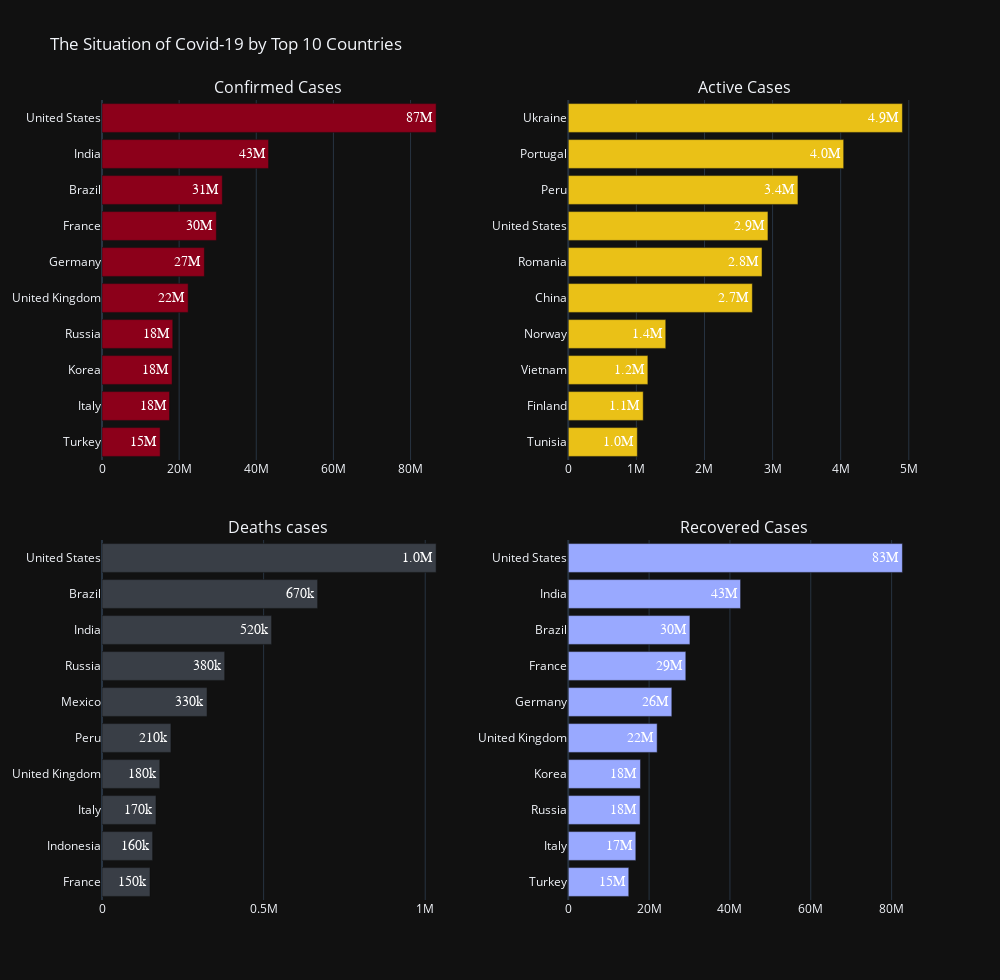

The cell this chart's notebook holds for it:
### Markdown cell above
# The 4 bar charts above tell the situation of Covid-19 among continents with divided into 4 conditions, they are total number of confirmed cases, active cases, death cases and recovered cases.
# Although Europe is the worst affected continents, but it also the higher recovered continent of all as it can be seen in the chart of recovered cases.
# Asian countries considered more successful in curbing the virus spread, it can tells from the charts above that although Asia is the second higher of confirmed cases, however Asia also the second higher recovered continent and the numbers of active and deaths cases are less than Europe and North America not to mention that Asia is the largest population in the world. 
# The pandemic prevention measures in North America and South America are relatively unfavorable compare to Asia, this may due to many countires are easing their restriction precaution to curb the spread of virus.

### Code cell
from plotly.subplots import make_subplots

grey, burgundy, peach, blue = '#393e46', '#8C001A', '#EAC117', '#99a9ff'

fig_c = px.bar(pandemic.sort_values(by='Confirmed', ascending = False).head(10), x='Confirmed', y='Country',
             labels={'Confirmed': "Confirmed Cases"}, text='Confirmed', hover_data=['Country','Continents'],
               color_discrete_sequence=[burgundy])

fig_a = px.bar(pandemic.sort_values(by='Active', ascending = False).head(10), x='Active', y='Country',
             labels={'Active': "Active Cases"}, text='Active', hover_data=['Country','Continents'],color_discrete_sequence=[peach])

fig_d = px.bar(pandemic.sort_values(by='Deaths', ascending = False).head(10), x='Deaths', y='Country',
             labels={'Deaths': "Deaths Cases"}, text='Deaths', hover_data=['Country','Continents'], color_discrete_sequence=[grey])

fig_r = px.bar(pandemic.sort_values(by='Recovered', ascending = False).head(10), x='Recovered', y='Country',
             labels={'Recovered': "Recovered Cases"}, text='Recovered', hover_data=['Country','Continents'], color_discrete_sequence=[blue])

fig = make_subplots(rows=2, cols=2, shared_xaxes=False, horizontal_spacing=0.14, vertical_spacing=0.1, 
                    subplot_titles=('Confirmed Cases','Active Cases','Deaths cases','Recovered Cases'))

fig.add_trace(fig_c['data'][0], row=1, col=1)
fig.add_trace(fig_a['data'][0], row=1, col=2)
fig.add_trace(fig_d['data'][0], row=2, col=1)
fig.add_trace(fig_r['data'][0], row=2, col=2)



fig.update_traces(textposition='auto', textfont_size=14, textfont_family="Arial", textfont_color="white", 
                  texttemplate='%{text:,.2s}')

fig.update_yaxes(row=1, col=1, autorange='reversed')
fig.update_yaxes(row=1, col=2, autorange='reversed')
fig.update_yaxes(row=2, col=1, autorange='reversed')
fig.update_yaxes(row=2, col=2, autorange='reversed')

fig.update_layout(template='plotly_dark', height=980, width=1000, title='The Situation of Covid-19 by Top 10 Countries') 
# yaxis_categoryorder = 'total ascending'

fig.show()

### Figure 1 — Plotly figure (JSON) as saved in the notebook; plotly's stock layout.template omitted (floating-point values rounded to 4 significant figures)
{"data": [{"alignmentgroup": "True", "customdata": [["North America"], ["Asia"], ["South America"], ["Europe"], ["Europe"], ["Europe"], ["Europe"], ["Asia"], ["Europe"], ["Asia"]], "hovertemplate": "Confirmed Cases=%{text}<br>Country=%{y}<br>Continents=%{customdata[0]}<extra></extra>", "legendgroup": "", "marker": {"color": "#8C001A", "pattern": {"shape": ""}}, "name": "", "offsetgroup": "", "orientation": "h", "showlegend": false, "text": [86637487, 43185049, 31195118, 29647790, 26543260, 22339004, 18355200, 18168708, 17514589, 15072747], "textfont": {"color": "white", "family": "Arial", "size": 14}, "textposition": "auto", "texttemplate": "%{text:,.2s}", "type": "bar", "x": [86637487, 43185049, 31195118, 29647790, 26543260, 22339004, 18355200, 18168708, 17514589, 15072747], "xaxis": "x", "y": ["United States", "India", "Brazil", "France", "Germany", "United Kingdom", "Russia", "Korea", "Italy", "Turkey"], "yaxis": "y"}, {"alignmentgroup": "True", "customdata": [["Europe"], ["Europe"], ["South America"], ["North America"], ["Europe"], ["Asia"], ["Europe"], ["Asia"], ["Europe"], ["Africa"]], "hovertemplate": "Active Cases=%{text}<br>Country=%{y}<br>Continents=%{customdata[0]}<extra></extra>", "legendgroup": "", "marker": {"color": "#EAC117", "pattern": {"shape": ""}}, "name": "", "offsetgroup": "", "orientation": "h", "showlegend": false, "text": [4906324, 4044091, 3372498, 2932133, 2845073, 2703007, 1431724, 1168983, 1100584, 1014231], "textfont": {"color": "white", "family": "Arial", "size": 14}, "textposition": "auto", "texttemplate": "%{text:,.2s}", "type": "bar", "x": [4906324, 4044091, 3372498, 2932133, 2845073, 2703007, 1431724, 1168983, 1100584, 1014231], "xaxis": "x2", "y": ["Ukraine", "Portugal", "Peru", "United States", "Romania", "China", "Norway", "Vietnam", "Finland", "Tunisia"], "yaxis": "y2"}, {"alignmentgroup": "True", "customdata": [["North America"], ["South America"], ["Asia"], ["Europe"], ["North America"], ["South America"], ["Europe"], ["Europe"], ["Asia"], ["Europe"]], "hovertemplate": "Deaths Cases=%{text}<br>Country=%{y}<br>Continents=%{customdata[0]}<extra></extra>", "legendgroup": "", "marker": {"color": "#393e46", "pattern": {"shape": ""}}, "name": "", "offsetgroup": "", "orientation": "h", "showlegend": false, "text": [1033830, 667106, 524708, 379584, 325017, 213269, 178866, 167019, 156622, 148464], "textfont": {"color": "white", "family": "Arial", "size": 14}, "textposition": "auto", "texttemplate": "%{text:,.2s}", "type": "bar", "x": [1033830, 667106, 524708, 379584, 325017, 213269, 178866, 167019, 156622, 148464], "xaxis": "x3", "y": ["United States", "Brazil", "India", "Russia", "Mexico", "Peru", "United Kingdom", "Italy", "Indonesia", "France"], "yaxis": "y3"}, {"alignmentgroup": "True", "customdata": [["North America"], ["Asia"], ["South America"], ["Europe"], ["Europe"], ["Europe"], ["Asia"], ["Europe"], ["Europe"], ["Asia"]], "hovertemplate": "Recovered Cases=%{text}<br>Country=%{y}<br>Continents=%{customdata[0]}<extra></extra>", "legendgroup": "", "marker": {"color": "#99a9ff", "pattern": {"shape": ""}}, "name": "", "offsetgroup": "", "orientation": "h", "showlegend": false, "text": [82671524, 42633365, 30101368, 29084845, 25624100, 21990985, 17865591, 17767753, 16716222, 14971256], "textfont": {"color": "white", "family": "Arial", "size": 14}, "textposition": "auto", "texttemplate": "%{text:,.2s}", "type": "bar", "x": [82671524, 42633365, 30101368, 29084845, 25624100, 21990985, 17865591, 17767753, 16716222, 14971256], "xaxis": "x4", "y": ["United States", "India", "Brazil", "France", "Germany", "United Kingdom", "Korea", "Russia", "Italy", "Turkey"], "yaxis": "y4"}], "layout": {"annotations": [{"font": {"size": 16}, "showarrow": false, "text": "Confirmed Cases", "x": 0.215, "xanchor": "center", "xref": "paper", "y": 1, "yanchor": "bottom", "yref": "paper"}, {"font": {"size": 16}, "showarrow": false, "text": "Active Cases", "x": 0.785, "xanchor": "center", "xref": "paper", "y": 1, "yanchor": "bottom", "yref": "paper"}, {"font": {"size": 16}, "showarrow": false, "text": "Deaths cases", "x": 0.215, "xanchor": "center", "xref": "paper", "y": 0.45, "yanchor": "bottom", "yref": "paper"}, {"font": {"size": 16}, "showarrow": false, "text": "Recovered Cases", "x": 0.785, "xanchor": "center", "xref": "paper", "y": 0.45, "yanchor": "bottom", "yref": "paper"}], "height": 980, "title": {"text": "The Situation of Covid-19 by Top 10 Countries"}, "width": 1000, "xaxis": {"anchor": "y", "domain": [0, 0.43]}, "xaxis2": {"anchor": "y2", "domain": [0.57, 1]}, "xaxis3": {"anchor": "y3", "domain": [0, 0.43]}, "xaxis4": {"anchor": "y4", "domain": [0.57, 1]}, "yaxis": {"anchor": "x", "autorange": "reversed", "domain": [0.55, 1]}, "yaxis2": {"anchor": "x2", "autorange": "reversed", "domain": [0.55, 1]}, "yaxis3": {"anchor": "x3", "autorange": "reversed", "domain": [0, 0.45]}, "yaxis4": {"anchor": "x4", "autorange": "reversed", "domain": [0, 0.45]}}}
